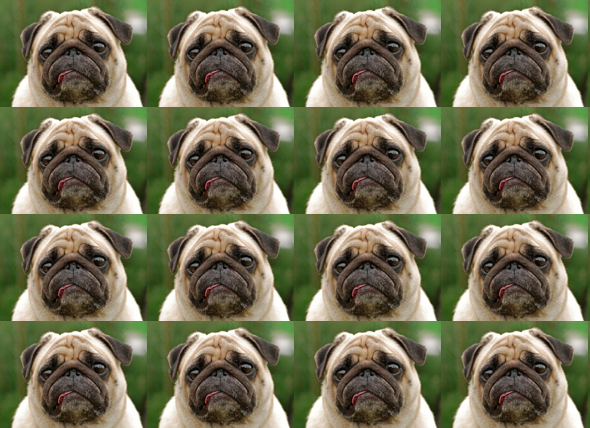

Generate this figure with Python:
from PIL import Image

def multi_face():
    img = Image.open('C:/Users/peini/OneDrive/Desktop/CityU/506/5/cs506-hos05-summer-2025-Penny967/bulldog2.png')
    width, height = img.size
    resize = img.resize((width // 4, height // 4))
    
    flip = resize.transpose(Image.FLIP_LEFT_RIGHT)
    fwidth, fheight = flip.size

    pattern = Image.new('RGB', (590, 428), 'green')

    w, h = pattern.size
    for left in range(0, w, fwidth):
        for top in range(0, h, fheight):
            pattern.paste(flip, (left, top))

    pattern.save("multiface.png")

if __name__ == "__main__":
    multi_face()
    print("Multi-face image created and saved as 'multiface.png'.")